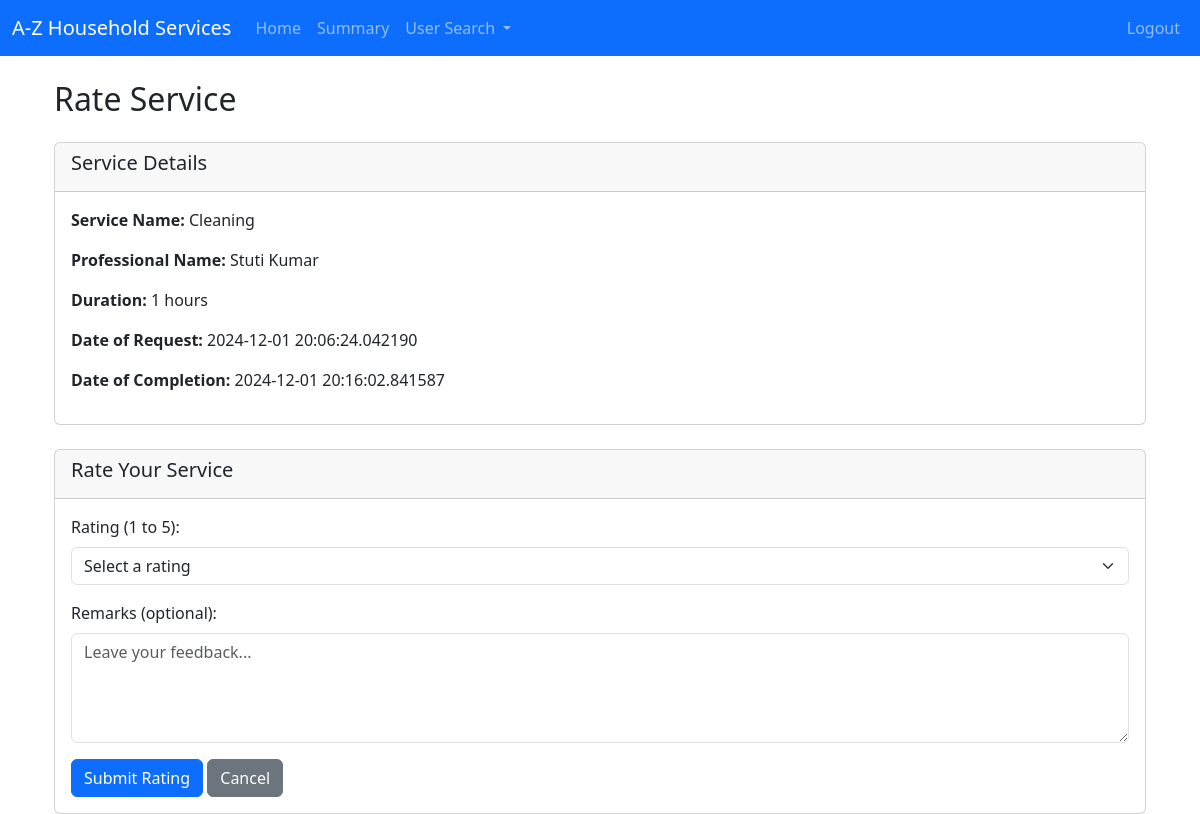
/user/rate_service/Pest Control/6, run on the app's committed database.
### backend/models.py (models this page shows)
class Service(db.Model):
    __tablename__ = 'service'
    id = db.Column(db.Integer, primary_key=True)
    name = db.Column(db.String(100), nullable=False)
    price = db.Column(db.Float, nullable=False)
    duration = db.Column(db.Integer, nullable=False)  # in minutes
    description = db.Column(db.Text, nullable=False)
    service_requests = db.relationship('ServiceRequest', cascade="all,delete", backref='service', lazy='dynamic')

class Professional(db.Model):
    __tablename__ = 'professional'
    id = db.Column(db.Integer, primary_key=True)
    email = db.Column(db.String(120), unique=True, nullable=False)
    password = db.Column(db.String(120), nullable=False)
    role = db.Column(db.Integer, default=2)   #1 for customer, 2 for professional, 3 for admin
    full_name = db.Column(db.String(100), nullable=False)
    service_name = db.Column(db.String(100), nullable=False)
    experience = db.Column(db.Integer, nullable=False)
    uploaded_documents = db.Column(db.String(255))  # Stores file path or URL
    address = db.Column(db.String(255), nullable=False)
    pincode = db.Column(db.Integer, nullable=False)
    status = db.Column(db.String(10), nullable=False, default='pending') # for approval of admin
    service_requests = db.relationship('ServiceRequest',cascade="all,delete", backref='professional', lazy='dynamic') #relationship: professionals can access its service requests

class ServiceRequest(db.Model):
    __tablename__ = 'service_requests'
    id = db.Column(db.Integer, primary_key=True)
    user_id = db.Column(db.Integer, db.ForeignKey('user.id'), nullable=False)
    professional_id = db.Column(db.Integer, db.ForeignKey('professional.id'), nullable=True)
    service_id = db.Column(db.Integer, db.ForeignKey('service.id'), nullable=False)
    date_of_request = db.Column(db.DateTime, nullable=False)
    date_of_completion = db.Column(db.DateTime)
    service_status = db.Column(db.String(20), nullable=False)  # 'requested', 'pending' , 'closed',
    rating = db.Column(db.Integer)  # out of 5
    remarks = db.Column(db.Text)

### backend/controllers.py (the view, shortened to what this page needs)
@app.route('/user/rate_service/<name>/<service_id>', methods=['GET', 'POST'])
def rate_service(name,service_id):
    service = ServiceRequest.query.filter_by(id=service_id).first()
    if not service:
        return "Service not found", 404
    return render_template('service_rate_byuser.html', name=name, service=service, user=service.user)  #user is passed because in base_dashboard "user" is used as jinja templating in navbar

### templates/service_rate_byuser.html (shortened to what this page needs)
{% extends "base_dashboard.html" %}
{% block dashboard_content %}
<div class="container mt-4">
    <h2 class="mb-4">Rate Service</h2>
    <div class="card">
        <div class="card-header">
            <h5>Service Details</h5>
        </div>
        <div class="card-body">
            <p><strong>Service Name:</strong> {{ service.service.name }}</p>
            <p><strong>Professional Name:</strong> {{ service.professional.full_name if service.professional else "N/A" }}</p>
            <p><strong>Duration:</strong> {{ service.service.duration }} hours</p>
            <p><strong>Date of Request:</strong> {{ service.date_of_request }}</p>
            <p><strong>Date of Completion:</strong> {{ service.date_of_completion if service.date_of_completion else "N/A" }}</p>
        </div>
    </div>
    <div class="card mt-4">
        <div class="card-header">
            <h5>Rate Your Service</h5>
        </div>
        <div class="card-body">
            <form action="{{ url_for('rate_service', name=name, service_id=service.id) }}" method="POST">
                <div class="mb-3">
                    <label for="rating" class="form-label">Rating (1 to 5):</label>
                    <select name="rating" id="rating" class="form-select" required>
                        <option value="" disabled selected>Select a rating</option>
                    </select>
                </div>
                <div class="mb-3">
                    <label for="remarks" class="form-label">Remarks (optional):</label>
                    <textarea name="remarks" id="remarks" class="form-control" rows="4" placeholder="Leave your feedback..."></textarea>
                </div>
                <button type="submit" class="btn btn-primary">Submit Rating</button>
                <a href="{{ url_for('user_dashboard', name=name) }}" class="btn btn-secondary">Cancel</a>
            </form>
        </div>
    </div>
</div>
{% endblock %}

### data on the page
Service: service.name "Cleaning", service.duration "1"
Professional: professional "Stuti Kumar"
ServiceRequest: date_of_request "2024-12-01 20:06:24.042190", date_of_completion "2024-12-01 20:16:02.841587"
